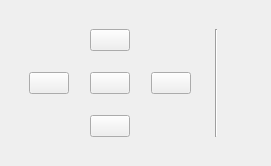
      <widget class="QWidget" name="tab_3">
       <attribute name="icon">
        <iconset resource="resources.qrc">
         <normaloff>:/tab/icons/1455511451_cctv_camera.png</normaloff>:/tab/icons/1455511451_cctv_camera.png</iconset>
       </attribute>
       <attribute name="title">
        <string>Cameras</string>
       </attribute>
       <attribute name="toolTip">
        <string>control your cameras</string>
       </attribute>
       <layout class="QVBoxLayout" name="verticalLayout_2">
        <item>
         <spacer name="verticalSpacer">
          <property name="orientation">
           <enum>Qt::Vertical</enum>
          </property>
          <property name="sizeType">
           <enum>QSizePolicy::Fixed</enum>
          </property>
          <property name="sizeHint" stdset="0">
           <size>
            <width>20</width>
            <height>18</height>
           </size>
          </property>
         </spacer>
        </item>
        <item>
         <layout class="QHBoxLayout" name="horizontalLayout">
          <item>
           <spacer name="horizontalSpacer_43">
            <property name="orientation">
             <enum>Qt::Horizontal</enum>
            </property>
            <property name="sizeType">
             <enum>QSizePolicy::Fixed</enum>
            </property>
            <property name="sizeHint" stdset="0">
             <size>
              <width>18</width>
              <height>20</height>
             </size>
            </property>
           </spacer>
          </item>
          <item>
           <layout class="QGridLayout" name="gridLayout">
            <item row="0" column="2">
             <widget class="QPushButton" name="pushButton_3">
              <property name="sizePolicy">
               <sizepolicy hsizetype="Expanding" vsizetype="Expanding">
                <horstretch>0</horstretch>
                <verstretch>0</verstretch>
               </sizepolicy>
              </property>
              <property name="focusPolicy">
               <enum>Qt::TabFocus</enum>
              </property>
              <property name="text">
               <string/>
              </property>
              <property name="icon">
               <iconset resource="resources.qrc">
                <normaloff>:/camera/icons/1455518277_up_nav_navigation_menu.png</normaloff>:/camera/icons/1455518277_up_nav_navigation_menu.png</iconset>
              </property>
              <property name="iconSize">
               <size>
                <width>40</width>
                <height>40</height>
               </size>
              </property>
              <property name="shortcut">
               <string/>
              </property>
              <property name="autoDefault">
               <bool>false</bool>
              </property>
              <property name="default">
               <bool>false</bool>
              </property>
              <property name="flat">
               <bool>false</bool>
              </property>
             </widget>
            </item>
            <item row="1" column="2">
             <spacer name="verticalSpacer_29">
              <property name="orientation">
               <enum>Qt::Vertical</enum>
              </property>
              <property name="sizeType">
               <enum>QSizePolicy::Fixed</enum>
              </property>
              <property name="sizeHint" stdset="0">
               <size>
                <width>15</width>
                <height>15</height>
               </size>
              </property>
             </spacer>
            </item>
            <item row="2" column="0">
             <widget class="QPushButton" name="pushButton_19">
              <property name="sizePolicy">
               <sizepolicy hsizetype="Expanding" vsizetype="Expanding">
                <horstretch>0</horstretch>
                <verstretch>0</verstretch>
               </sizepolicy>
              </property>
              <property name="focusPolicy">
               <enum>Qt::TabFocus</enum>
              </property>
              <property name="text">
               <string/>
              </property>
              <property name="icon">
               <iconset resource="resources.qrc">
                <normaloff>:/camera/icons/1455518183_circle-back-arrow-glyph.png</normaloff>:/camera/icons/1455518183_circle-back-arrow-glyph.png</iconset>
              </property>
              <property name="iconSize">
               <size>
                <width>40</width>
                <height>40</height>
               </size>
              </property>
              <property name="shortcut">
               <string/>
              </property>
              <property name="autoDefault">
               <bool>false</bool>
              </property>
              <property name="default">
               <bool>false</bool>
              </property>
              <property name="flat">
               <bool>false</bool>
              </property>
             </widget>
            </item>
            <item row="2" column="1">
             <spacer name="horizontalSpacer_53">
              <property name="orientation">
               <enum>Qt::Horizontal</enum>
              </property>
              <property name="sizeType">
               <enum>QSizePolicy::Fixed</enum>
              </property>
              <property name="sizeHint" stdset="0">
               <size>
                <width>15</width>
                <height>15</height>
               </size>
              </property>
             </spacer>
            </item>
            <item row="2" column="2">
             <widget class="QPushButton" name="pushButton_20">
              <property name="sizePolicy">
               <sizepolicy hsizetype="Expanding" vsizetype="Expanding">
                <horstretch>0</horstretch>
                <verstretch>0</verstretch>
               </sizepolicy>
              </property>
              <property name="focusPolicy">
               <enum>Qt::TabFocus</enum>
              </property>
              <property name="text">
               <string/>
              </property>
              <property name="icon">
               <iconset resource="resources.qrc">
                <normaloff>:/camera/icons/1455518514_add-circle-outline.png</normaloff>:/camera/icons/1455518514_add-circle-outline.png</iconset>
              </property>
              <property name="iconSize">
               <size>
                <width>40</width>
                <height>40</height>
               </size>
              </property>
              <property name="shortcut">
               <string/>
              </property>
              <property name="autoDefault">
               <bool>false</bool>
              </property>
              <property name="default">
               <bool>false</bool>
              </property>
              <property name="flat">
               <bool>false</bool>
              </property>
             </widget>
            </item>
            <item row="2" column="3">
             <spacer name="horizontalSpacer_54">
              <property name="orientation">
               <enum>Qt::Horizontal</enum>
              </property>
              <property name="sizeType">
               <enum>QSizePolicy::Fixed</enum>
              </property>
              <property name="sizeHint" stdset="0">
               <size>
                <width>15</width>
                <height>15</height>
               </size>
              </property>
             </spacer>
            </item>
            <item row="2" column="4">
             <widget class="QPushButton" name="pushButton_17">
              <property name="sizePolicy">
               <sizepolicy hsizetype="Expanding" vsizetype="Expanding">
                <horstretch>0</horstretch>
                <verstretch>0</verstretch>
               </sizepolicy>
              </property>
              <property name="focusPolicy">
               <enum>Qt::TabFocus</enum>
              </property>
              <property name="text">
               <string/>
              </property>
              <property name="icon">
               <iconset resource="resources.qrc">
                <normaloff>:/camera/icons/1455518229_circle-next-arrow-disclosure-glyph.png</normaloff>:/camera/icons/1455518229_circle-next-arrow-disclosure-glyph.png</iconset>
              </property>
              <property name="iconSize">
               <size>
                <width>40</width>
                <height>40</height>
               </size>
              </property>
              <property name="shortcut">
               <string/>
              </property>
              <property name="autoDefault">
               <bool>false</bool>
              </property>
              <property name="default">
               <bool>false</bool>
              </property>
              <property name="flat">
               <bool>false</bool>
              </property>
             </widget>
            </item>
            <item row="3" column="2">
             <spacer name="verticalSpacer_30">
              <property name="orientation">
               <enum>Qt::Vertical</enum>
              </property>
              <property name="sizeType">
               <enum>QSizePolicy::Fixed</enum>
              </property>
              <property name="sizeHint" stdset="0">
               <size>
                <width>15</width>
                <height>15</height>
               </size>
              </property>
             </spacer>
            </item>
            <item row="4" column="2">
             <widget class="QPushButton" name="pushButton_18">
              <property name="sizePolicy">
               <sizepolicy hsizetype="Expanding" vsizetype="Expanding">
                <horstretch>0</horstretch>
                <verstretch>0</verstretch>
               </sizepolicy>
              </property>
              <property name="focusPolicy">
               <enum>Qt::TabFocus</enum>
              </property>
              <property name="text">
               <string/>
              </property>
              <property name="icon">
               <iconset resource="resources.qrc">
                <normaloff>:/camera/icons/1455518396_down_nav_navigation_menu.png</normaloff>:/camera/icons/1455518396_down_nav_navigation_menu.png</iconset>
              </property>
              <property name="iconSize">
               <size>
                <width>40</width>
                <height>40</height>
               </size>
              </property>
              <property name="shortcut">
               <string/>
              </property>
              <property name="autoDefault">
               <bool>false</bool>
              </property>
              <property name="default">
               <bool>false</bool>
              </property>
              <property name="flat">
               <bool>false</bool>
              </property>
             </widget>
            </item>
           </layout>
          </item>
          <item>
           <spacer name="horizontalSpacer_47">
            <property name="orientation">
             <enum>Qt::Horizontal</enum>
            </property>
            <property name="sizeType">
             <enum>QSizePolicy::Fixed</enum>
            </property>
            <property name="sizeHint" stdset="0">
             <size>
              <width>18</width>
              <height>20</height>
             </size>
            </property>
           </spacer>
          </item>
          <item>
           <widget class="Line" name="line_2">
            <property name="sizePolicy">
             <sizepolicy hsizetype="Fixed" vsizetype="Expanding">
              <horstretch>0</horstretch>
              <verstretch>0</verstretch>
             </sizepolicy>
            </property>
            <property name="orientation">
             <enum>Qt::Vertical</enum>
            </property>
           </widget>
          </item>
          <item>
           <spacer name="horizontalSpacer_46">
            <property name="orientation">
             <enum>Qt::Horizontal</enum>
            </property>
            <property name="sizeType">
             <enum>QSizePolicy::Fixed</enum>
            </property>
            <property name="sizeHint" stdset="0">
             <size>
              <width>18</width>
              <height>20</height>
             </size>
            </property>
           </spacer>
          </item>
          <item>
           <widget class="QFrame" name="video_frame">
            <property name="sizePolicy">
             <sizepolicy hsizetype="Expanding" vsizetype="Expanding">
              <horstretch>0</horstretch>
              <verstretch>0</verstretch>
             </sizepolicy>
            </property>
            <property name="palette">
             <palette>
              <active>
               <colorrole role="WindowText">
                <brush brushstyle="SolidPattern">
                 <color alpha="255">
                  <red>255</red>
                  <green>255</green>
                  <blue>255</blue>
                 </color>
                </brush>
               </colorrole>
               <colorrole role="Button">
                <brush brushstyle="SolidPattern">
                 <color alpha="255">
                  <red>86</red>
                  <green>80</green>
                  <blue>75</blue>
                 </color>
                </brush>
               </colorrole>
               <colorrole role="Light">
                <brush brushstyle="SolidPattern">
                 <color alpha="255">
                  <red>0</red>
                  <green>0</green>
                  <blue>0</blue>
                 </color>
                </brush>
               </colorrole>
               <colorrole role="Midlight">
                <brush brushstyle="SolidPattern">
                 <color alpha="255">
                  <red>0</red>
                  <green>0</green>
                  <blue>0</blue>
                 </color>
                </brush>
               </colorrole>
               <colorrole role="Dark">
                <brush brushstyle="SolidPattern">
                 <color alpha="255">
                  <red>0</red>
                  <green>0</green>
                  <blue>0</blue>
                 </color>
                </brush>
               </colorrole>
               <colorrole role="Mid">
                <brush brushstyle="SolidPattern">
                 <color alpha="255">
                  <red>0</red>
                  <green>0</green>
                  <blue>0</blue>
                 </color>
                </brush>
               </colorrole>
               <colorrole role="Text">
                <brush brushstyle="SolidPattern">
                 <color alpha="255">
                  <red>21</red>
                  <green>21</green>
                  <blue>21</blue>
                 </color>
                </brush>
               </colorrole>
               <colorrole role="BrightText">
                <brush brushstyle="SolidPattern">
                 <color alpha="255">
                  <red>255</red>
                  <green>255</green>
                  <blue>255</blue>
                 </color>
                </brush>
               </colorrole>
               <colorrole role="ButtonText">
                <brush brushstyle="SolidPattern">
                 <color alpha="255">
                  <red>255</red>
                  <green>255</green>
                  <blue>255</blue>
                 </color>
                </brush>
               </colorrole>
               <colorrole role="Base">
                <brush brushstyle="SolidPattern">
                 <color alpha="255">
                  <red>86</red>
                  <green>80</green>
                  <blue>75</blue>
                 </color>
                </brush>
               </colorrole>
               <colorrole role="Window">
                <brush brushstyle="SolidPattern">
                 <color alpha="255">
                  <red>86</red>
                  <green>80</green>
                  <blue>75</blue>
                 </color>
                </brush>
               </colorrole>
               <colorrole role="Shadow">
                <brush brushstyle="SolidPattern">
                 <color alpha="255">
                  <red>0</red>
                  <green>0</green>
                  <blue>0</blue>
                 </color>
                </brush>
               </colorrole>
               <colorrole role="AlternateBase">
                <brush brushstyle="SolidPattern">
                 <color alpha="255">
                  <red>0</red>
                  <green>0</green>
                  <blue>0</blue>
                 </color>
                </brush>
               </colorrole>
               <colorrole role="NoRole">
                <brush brushstyle="SolidPattern">
                 <color alpha="255">
                  <red>152</red>
                  <green>152</green>
                  <blue>152</blue>
                 </color>
                </brush>
               </colorrole>
               <colorrole role="ToolTipBase">
                <brush brushstyle="SolidPattern">
                 <color alpha="255">
                  <red>255</red>
                  <green>255</green>
                  <blue>220</blue>
                 </color>
                </brush>
               </colorrole>
               <colorrole role="ToolTipText">
                <brush brushstyle="SolidPattern">
                 <color alpha="255">
                  <red>0</red>
                  <green>0</green>
                  <blue>0</blue>
                 </color>
                </brush>
               </colorrole>
              </active>
              <inactive>
               <colorrole role="WindowText">
                <brush brushstyle="SolidPattern">
                 <color alpha="255">
                  <red>34</red>
                  <green>34</green>
                  <blue>34</blue>
                 </color>
                </brush>
               </colorrole>
               <colorrole role="Button">
                <brush brushstyle="SolidPattern">
                 <color alpha="255">
                  <red>86</red>
                  <green>80</green>
                  <blue>75</blue>
                 </color>
                </brush>
               </colorrole>
               <colorrole role="Light">
                <brush brushstyle="SolidPattern">
                 <color alpha="255">
                  <red>0</red>
                  <green>0</green>
                  <blue>0</blue>
                 </color>
                </brush>
               </colorrole>
               <colorrole role="Midlight">
                <brush brushstyle="SolidPattern">
                 <color alpha="255">
                  <red>0</red>
                  <green>0</green>
                  <blue>0</blue>
                 </color>
                </brush>
               </colorrole>
               <colorrole role="Dark">
                <brush brushstyle="SolidPattern">
                 <color alpha="255">
                  <red>0</red>
                  <green>0</green>
                  <blue>0</blue>
                 </color>
                </brush>
               </colorrole>
               <colorrole role="Mid">
                <brush brushstyle="SolidPattern">
                 <color alpha="255">
                  <red>0</red>
                  <green>0</green>
                  <blue>0</blue>
                 </color>
                </brush>
               </colorrole>
               <colorrole role="Text">
                <brush brushstyle="SolidPattern">
                 <color alpha="255">
                  <red>20</red>
                  <green>20</green>
                  <blue>20</blue>
                 </color>
                </brush>
               </colorrole>
               <colorrole role="BrightText">
                <brush brushstyle="SolidPattern">
                 <color alpha="255">
                  <red>255</red>
                  <green>255</green>
                  <blue>255</blue>
                 </color>
                </brush>
               </colorrole>
               <colorrole role="ButtonText">
                <brush brushstyle="SolidPattern">
                 <color alpha="255">
                  <red>255</red>
                  <green>255</green>
                  <blue>255</blue>
                 </color>
                </brush>
               </colorrole>
               <colorrole role="Base">
                <brush brushstyle="SolidPattern">
                 <color alpha="255">
                  <red>86</red>
                  <green>80</green>
                  <blue>75</blue>
                 </color>
                </brush>
               </colorrole>
               <colorrole role="Window">
                <brush brushstyle="SolidPattern">
                 <color alpha="255">
                  <red>86</red>
                  <green>80</green>
                  <blue>75</blue>
                 </color>
                </brush>
               </colorrole>
               <colorrole role="Shadow">
                <brush brushstyle="SolidPattern">
                 <color alpha="255">
                  <red>0</red>
                  <green>0</green>
                  <blue>0</blue>
                 </color>
                </brush>
               </colorrole>
               <colorrole role="AlternateBase">
                <brush brushstyle="SolidPattern">
                 <color alpha="255">
                  <red>0</red>
                  <green>0</green>
                  <blue>0</blue>
                 </color>
                </brush>
               </colorrole>
               <colorrole role="NoRole">
                <brush brushstyle="SolidPattern">
                 <color alpha="255">
                  <red>152</red>
                  <green>152</green>
                  <blue>152</blue>
                 </color>
                </brush>
               </colorrole>
               <colorrole role="ToolTipBase">
                <brush brushstyle="SolidPattern">
                 <color alpha="255">
                  <red>255</red>
                  <green>255</green>
                  <blue>220</blue>
                 </color>
                </brush>
               </colorrole>
               <colorrole role="ToolTipText">
                <brush brushstyle="SolidPattern">
                 <color alpha="255">
                  <red>0</red>
                  <green>0</green>
                  <blue>0</blue>
                 </color>
                </brush>
               </colorrole>
              </inactive>
              <disabled>
               <colorrole role="WindowText">
                <brush brushstyle="SolidPattern">
                 <color alpha="255">
                  <red>0</red>
                  <green>0</green>
                  <blue>0</blue>
                 </color>
                </brush>
               </colorrole>
               <colorrole role="Button">
                <brush brushstyle="SolidPattern">
                 <color alpha="255">
                  <red>86</red>
                  <green>80</green>
                  <blue>75</blue>
                 </color>
                </brush>
               </colorrole>
               <colorrole role="Light">
                <brush brushstyle="SolidPattern">
                 <color alpha="255">
                  <red>0</red>
                  <green>0</green>
                  <blue>0</blue>
                 </color>
                </brush>
               </colorrole>
               <colorrole role="Midlight">
                <brush brushstyle="SolidPattern">
                 <color alpha="255">
                  <red>0</red>
                  <green>0</green>
                  <blue>0</blue>
                 </color>
                </brush>
               </colorrole>
               <colorrole role="Dark">
                <brush brushstyle="SolidPattern">
                 <color alpha="255">
                  <red>0</red>
                  <green>0</green>
                  <blue>0</blue>
                 </color>
                </brush>
               </colorrole>
               <colorrole role="Mid">
                <brush brushstyle="SolidPattern">
                 <color alpha="255">
                  <red>0</red>
                  <green>0</green>
                  <blue>0</blue>
                 </color>
                </brush>
               </colorrole>
               <colorrole role="Text">
                <brush brushstyle="SolidPattern">
                 <color alpha="255">
                  <red>0</red>
                  <green>0</green>
                  <blue>0</blue>
                 </color>
                </brush>
               </colorrole>
               <colorrole role="BrightText">
                <brush brushstyle="SolidPattern">
                 <color alpha="255">
                  <red>255</red>
                  <green>255</green>
                  <blue>255</blue>
                 </color>
                </brush>
               </colorrole>
               <colorrole role="ButtonText">
                <brush brushstyle="SolidPattern">
                 <color alpha="255">
                  <red>0</red>
                  <green>0</green>
                  <blue>0</blue>
                 </color>
                </brush>
               </colorrole>
               <colorrole role="Base">
                <brush brushstyle="SolidPattern">
                 <color alpha="255">
                  <red>86</red>
                  <green>80</green>
                  <blue>75</blue>
                 </color>
                </brush>
               </colorrole>
               <colorrole role="Window">
                <brush brushstyle="SolidPattern">
                 <color alpha="255">
                  <red>86</red>
                  <green>80</green>
                  <blue>75</blue>
                 </color>
                </brush>
               </colorrole>
               <colorrole role="Shadow">
                <brush brushstyle="SolidPattern">
                 <color alpha="255">
                  <red>0</red>
                  <green>0</green>
                  <blue>0</blue>
                 </color>
                </brush>
               </colorrole>
               <colorrole role="AlternateBase">
                <brush brushstyle="SolidPattern">
                 <color alpha="255">
                  <red>0</red>
                  <green>0</green>
                  <blue>0</blue>
                 </color>
                </brush>
               </colorrole>
               <colorrole role="NoRole">
                <brush brushstyle="SolidPattern">
                 <color alpha="255">
                  <red>152</red>
                  <green>152</green>
                  <blue>152</blue>
                 </color>
                </brush>
               </colorrole>
               <colorrole role="ToolTipBase">
                <brush brushstyle="SolidPattern">
                 <color alpha="255">
                  <red>255</red>
                  <green>255</green>
                  <blue>220</blue>
                 </color>
                </brush>
               </colorrole>
               <colorrole role="ToolTipText">
                <brush brushstyle="SolidPattern">
                 <color alpha="255">
                  <red>0</red>
                  <green>0</green>
                  <blue>0</blue>
                 </color>
                </brush>
               </colorrole>
              </disabled>
             </palette>
            </property>
            <property name="styleSheet">
             <string notr="true">background-color: rgb(86, 80, 75);</string>
            </property>
            <property name="frameShape">
             <enum>QFrame::NoFrame</enum>
            </property>
            <property name="frameShadow">
             <enum>QFrame::Raised</enum>
            </property>
            <property name="lineWidth">
             <number>1</number>
            </property>
           </widget>
          </item>
          <item>
           <spacer name="horizontalSpacer_45">
            <property name="orientation">
             <enum>Qt::Horizontal</enum>
            </property>
            <property name="sizeType">
             <enum>QSizePolicy::Fixed</enum>
            </property>
            <property name="sizeHint" stdset="0">
             <size>
              <width>18</width>
              <height>20</height>
             </size>
            </property>
           </spacer>
          </item>
         </layout>
        </item>
        <item>
         <spacer name="verticalSpacer_2">
          <property name="orientation">
           <enum>Qt::Vertical</enum>
          </property>
          <property name="sizeType">
           <enum>QSizePolicy::Fixed</enum>
          </property>
          <property name="sizeHint" stdset="0">
           <size>
            <width>20</width>
            <height>18</height>
           </size>
          </property>
         </spacer>
        </item>
       </layout>
      </widget>
